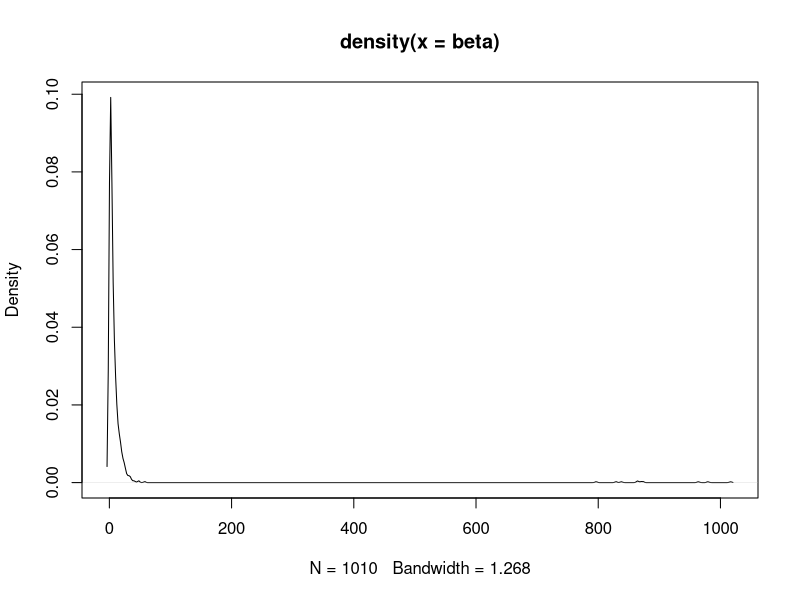
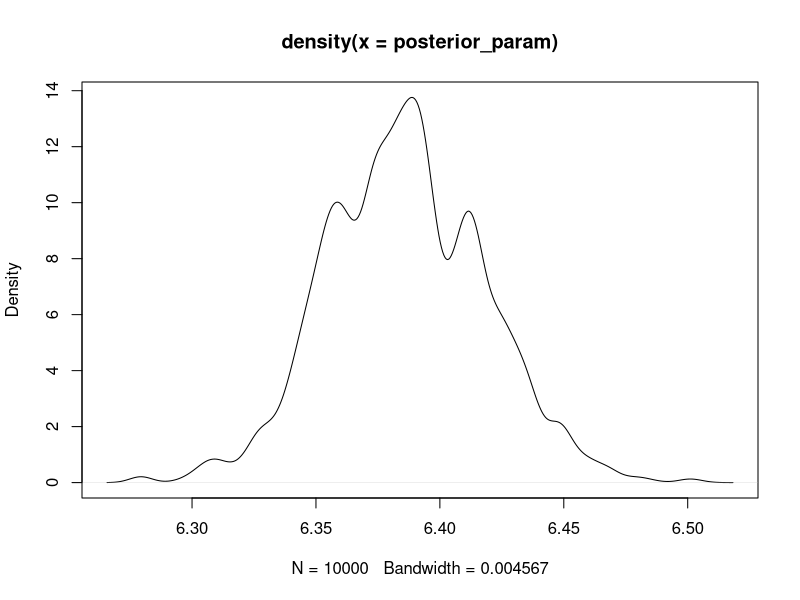

Write R code to recreate these figures, in order.
#B = rnorm(60,mean=0.01,sd=0.01)
#Now Y follows a gamma distribution, because its parameter follows a gamma distribution
#So in essence, Y follows a gamma distribution of the Beta but scaled with the minutes
#
#P(B|D) = P(D|B)P(B)
#P(D|B) this is the likelihood of the data given the parameter
prob <- function(x,shape,scale){(1/(gamma(shape)*scale^shape))*x^(shape-1)*exp(-x/scale)}
theta = seq(0.01,3,length=100)
m = 30/60
v = 60/60
scale = v/m
shape = m/scale
beta = rgamma(1000,shape = shape,scale = scale)
minutes = rpois(1000,lambda = 30)
Y = minutes * beta
scv = vector()
shv = vector()
nomv = vector()
min = 5/60
max = 60/60
theta = seq(min,max,length=1000)
for(i in 1:1000)
{
  nomv[i] = nom = sum(dnorm(Y,mean = minutes*theta[i],sd=1,log=T))+log(1/(max-min))
}
theta[which(nomv == max(nomv))]

#OK, let us write the MH solution
#Simple MCMC
#data = rnorm(1,mean=100,sd=2)
#Min/max Boiler
min = 5
max = 90
mean = min*1.25
#Start from a prior with variance equal to max - mean to guarantee that we cover the maximum
scale = sqrt(max-mean)
shape = mean/scale
beta = c(rgamma(1000,shape = shape,scale = scale),rgamma(10,shape = shape*100,scale = scale*1.5))
plot(density(beta))
prior_params = c(scale,shape)
#Step number 1 is setting up the prior distribution, done with the parameters
#Step 2 is setting up the function that calculates the posterior probability, given the parameter, data and the prior probability
samplePrior <-function()
{
  rgamma(1,prior_params[1],prior_params[2])
}

logprior <-function(param)
{
  #print(param)
  dgamma(param,prior_params[1],prior_params[2],log = T)
}

loglikelihood <- function(data,param)
{
  (sum(dnorm(data,mean=param,sd=1,log = T)))
}

posterior <- function(data,param)
{
  #1 data point
  return(loglikelihood(data,param)+logprior(param))
}

#MCMC, function to move from the current param one step
MCMC <-function(prior)
{
  for(i in 1:length(prior)) prior[i] = prior[i] + rnorm(1,0,.5)
  prior
}

propsition <- function(data,current,new){
  post = posterior(data,current)
  new_post = posterior(data,new)
  ratio = min(1,exp(new_post-post))
  flag = TRUE
  if(ratio < 1) flag = ratio>runif(1,0,1)
  #if(flag)print(paste("Current ",current,"New",new,"Posterior",posterior,"New Posterior",new_posterior,"Ratio is ",ratio))
  flag
}

burnin <- function(data,N=1e04)
{
  param = samplePrior()
  #prior_prop = exp(logprior(param))
  first_posterior = posterior(data,param)
  for(i in 1:N)
  {
    nparam = samplePrior()
    nposterior = posterior(data,nparam)
    if(nposterior>first_posterior) {
      first_posterior = nposterior
      param=nparam
    }    
  }
  param
}

MH <-function(data,current,N=1e05)
{
  posterior_param = matrix(ncol=length(current),nrow=N)
  posterior_param[1,] = current
  for(i in 2:N)
  {
    new = MCMC(posterior_param[i-1,])
    flag = propsition(data,posterior_param[i-1,],new)
    if(flag){
      posterior_param[i,] = new
    }else{
      posterior_param[i,] = posterior_param[i-1,]
    }
  }
  posterior_param
}

#Step 3 function to sample from the prior distribution and get its probability
#at the start we need to make bigger jumps, until we see that we have a good starting point
param = burnin(beta[beta<max])
posterior_param = MH(beta[beta<max],param,1e04)
pdf(file="aaa.pdf")
plot(density(posterior_param))
dev.off()
